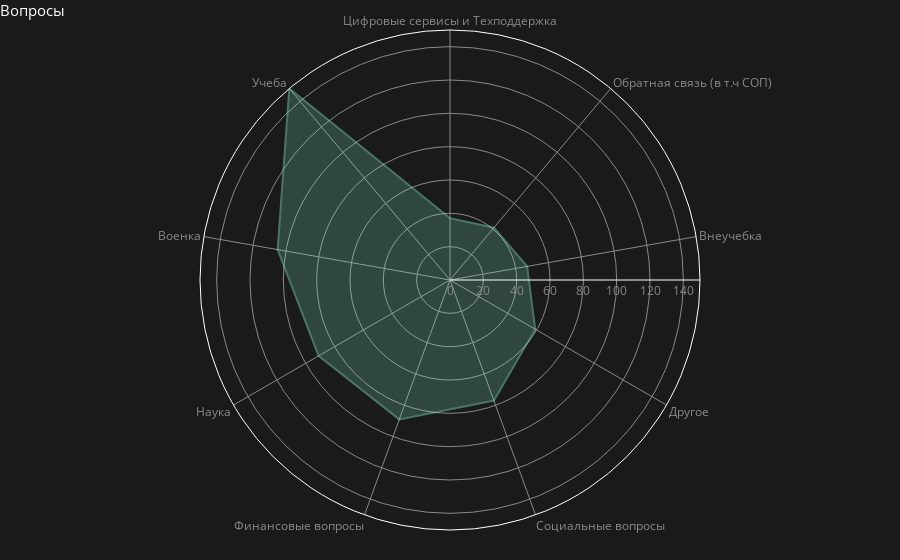

Notebook cell for this chart:
### Code cell
polar_fig = create_polar_plot(category_distribution)
polar_fig.show(config={'displayModeBar': False})

### Figure 1 — Plotly figure (JSON) as saved in the notebook; plotly's stock layout.template omitted (floating-point values rounded to 4 significant figures)
{"data": [{"fill": "toself", "hovertemplate": "count=%{r}<br>question_category=%{theta}<extra></extra>", "legendgroup": "", "line": {"color": "#8CFFDA", "dash": "solid"}, "marker": {"symbol": "circle"}, "mode": "lines", "name": "", "opacity": 0.4, "r": [37, 41, 47, 59, 77, 89, 91, 105, 150, 37], "showlegend": false, "subplot": "polar", "theta": ["Цифровые сервисы и Техподдержка", "Обратная связь (в т.ч СОП)", "Внеучебка", "Другое", "Социальные вопросы", "Финансовые вопросы", "Наука", "Военка", "Учеба", "Цифровые сервисы и Техподдержка"], "type": "scatterpolar"}], "layout": {"font": {"color": "white"}, "legend": {"tracegroupgap": 0}, "margin": {"b": 30, "l": 30, "r": 30, "t": 30}, "paper_bgcolor": "#1a1a1a", "polar": {"angularaxis": {"direction": "clockwise", "gridcolor": "#898989", "rotation": 90, "tickfont": {"color": "#898989"}}, "bgcolor": "#1a1a1a", "domain": {"x": [0, 1], "y": [0, 1]}, "radialaxis": {"gridcolor": "#898989", "tickfont": {"color": "#898989"}, "visible": true}}, "showlegend": false, "title": {"font": {"color": "white", "size": 15}, "text": "Вопросы", "x": 0, "y": 0.99}}}
